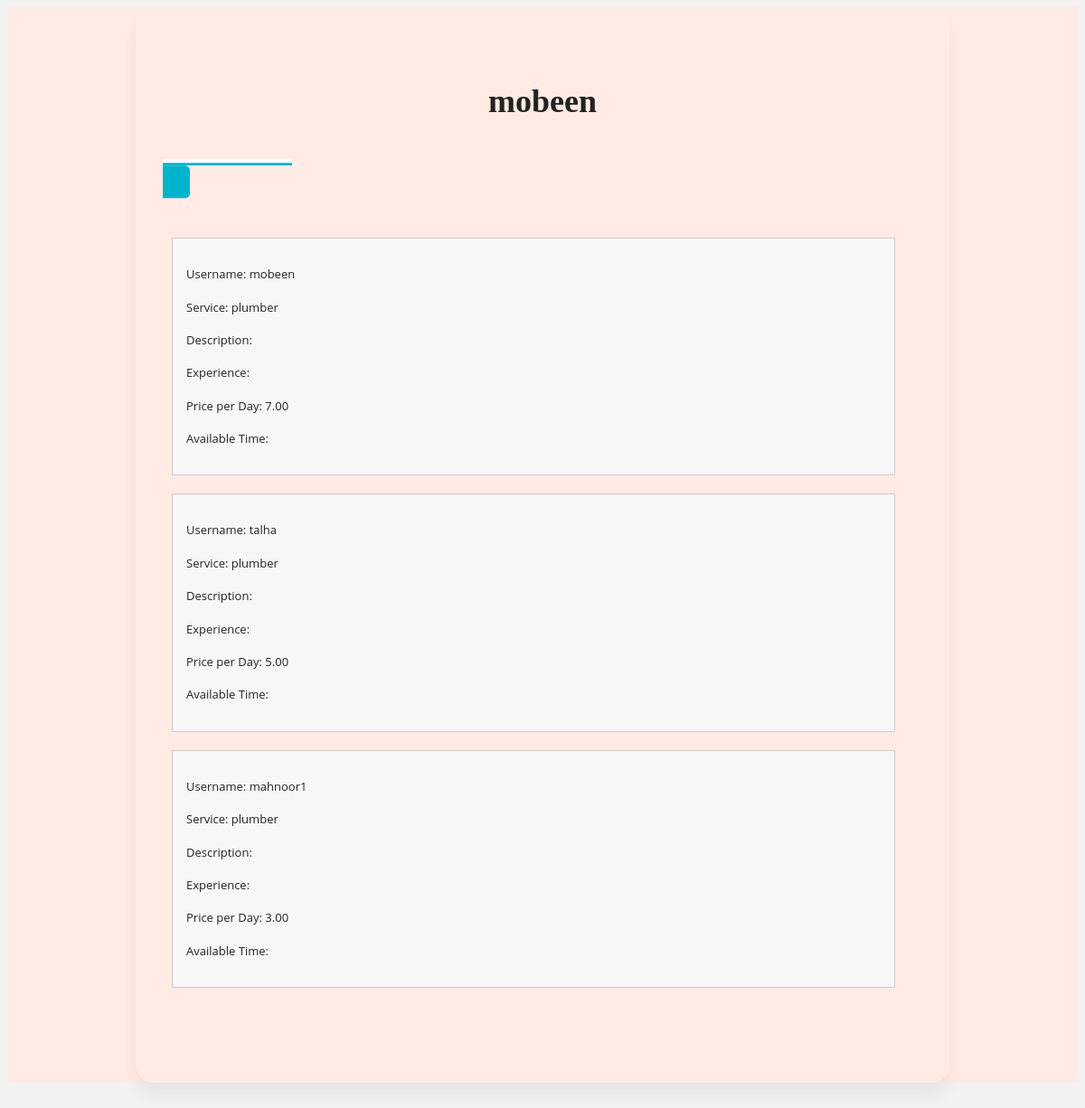
Page /client/2/ on the committed database.
### proserve_app/models.py (models this page shows, shortened)
class UserProfile(models.Model):
    user = models.OneToOneField(User, on_delete=models.CASCADE)
    phone_no = models.CharField(max_length=20)
    user_type = models.CharField(max_length=20)

class WorkerProfile(models.Model):
    profile = models.OneToOneField(UserProfile, on_delete=models.CASCADE)
    service = models.CharField(max_length=100)
    description = models.TextField()
    experiance = models.CharField(max_length=100, blank=True)
    price_per_day = models.DecimalField(max_digits=10, decimal_places=2)
    available_time = models.CharField(max_length=100)

### proserve_app/views.py (the view)
# urls.py: path('client/<int:pk>/', views.client_profile, name='client_profile'),
def client_profile(request, pk):
    user_profile = get_object_or_404(UserProfile, pk=pk)
    workers = WorkerProfile.objects.all()
    search_query = request.GET.get('service_search')
    if search_query:
        workers = workers.filter(Q(service__icontains=search_query))
    return render(request, "client_profile.html", {"user_profile": user_profile, "workers": workers})

### proserve_app/templates/client_profile.html (shortened to what this page needs)
<!DOCTYPE html>
{%load static%}
<html lang="en">
<head>
  <link rel="stylesheet" href={% static 'css/newstyle.css'%}>
</head>
<body>
  <section class="signup">
    <div class="container">
        <div class="signup-content">
            <h2 class="form-title">{{ user_profile.user.username }}</h2>
            <div class="signup-form">
                <div  class= 'main_div'>
                    <form method="GET" action="{% url 'client_profile' user_profile.pk %}">
                      <div class="wrap">
                        <div class="search">
                          <input type="text" id="service_search" class="searchTerm" name="service_search" value="{{ request.GET.service_search }}" placeholder="Search by Service">
                          <button type="submit" class="searchButton">
                          </button>
                        </div>
                    </div>
    </form>
      {% for worker in workers %}
      <div class="worker-block">
        <p>Username: {{ worker.profile.user.username }}</p>
        <p>Service: {{ worker.service }}</p>
        <p>Description: {{ worker.description }}</p>
        <p>Experience: {{ worker.experience }}</p>
        <p>Price per Day: {{ worker.price_per_day }}</p>
        <p>Available Time: {{ worker.available_time }}</p>
      </div>
      {% endfor %}
  </div>
</body>
</html>

### static/css/newstyle.css (style rules this page uses)
body { font-size: 13px; line-height: 1.8; color: #222; background: gray; font-weight: 400; font-family: Poppins; }
.container { width: 900px; background: #ffebe3;; margin: 0 auto; box-shadow: 0px 15px 16.83px 0.17px rgba(0, 0, 0, 0.05); -moz-box-shadow: 0px 15px 16.83px 0.17px rgba(0, 0, 0, 0.05); -webkit-box-shadow: 0px 15px 16.83px 0.17px rgba(0, 0, 0, 0.05); -o-box-shadow: 0px 15px 16.83px 0.17px rgba(0, 0, 0, 0.05); -ms-box-shadow: 0px 15px 16.83px 0.17px rgba(0, 0, 0, 0.05); border-radius: 20px; -moz-border-radius: 20px; -webkit-border-radius: 20px; -o-border-radius: 20px; -ms-border-radius: 20px; }
.signup { margin-bottom: 150px; background: #ffebe3; }
.signup-content { padding: 75px 30px ; }
.signup-form, .signup-image, .signin-form, .signin-image { display: flex; overflow: hidden; }
.form-title { text-align: center; margin-bottom: 33px; }
h2 { line-height: 1.66; margin: 0; padding: 0; font-weight: bold; color: #222; font-family: Poppins; font-size: 36px; }
.main_div { padding: 10px 10px; width: 800px; }
form { text-align: center; }
.worker-block { border: 1px solid #ccc; padding: 15px; margin-bottom: 20px; background-color: #f7f7f7; }
body { background: #f2f2f2; font-family: 'Open Sans', sans-serif; }
.search { width: 100%; }
.searchTerm { position: relative; width: 100%; border: 3px solid #00B4CC; border-right: none; padding: 5px; height: 20px; border-radius: 5px 0 0 5px; outline: none; color: #9DBFAF; }
.searchButton { width: 40px; height: 36px; border: 1px solid #00B4CC; background: #00B4CC; text-align: center; color: #fff; border-radius: 0 5px 5px 0; cursor: pointer; font-size: 20px; }
.wrap { width: 30%; top: 50%; left: 50%; transform: translate(-50%, -50%); }

### rows in the picture
UserProfile: user.username "mobeen"
WorkerProfile: profile.user.username "mobeen", service "plumber", price_per_day "7.00"
WorkerProfile: profile.user.username "talha", service "plumber", price_per_day "5.00"
WorkerProfile: profile.user.username "mahnoor1", service "plumber", price_per_day "3.00"
